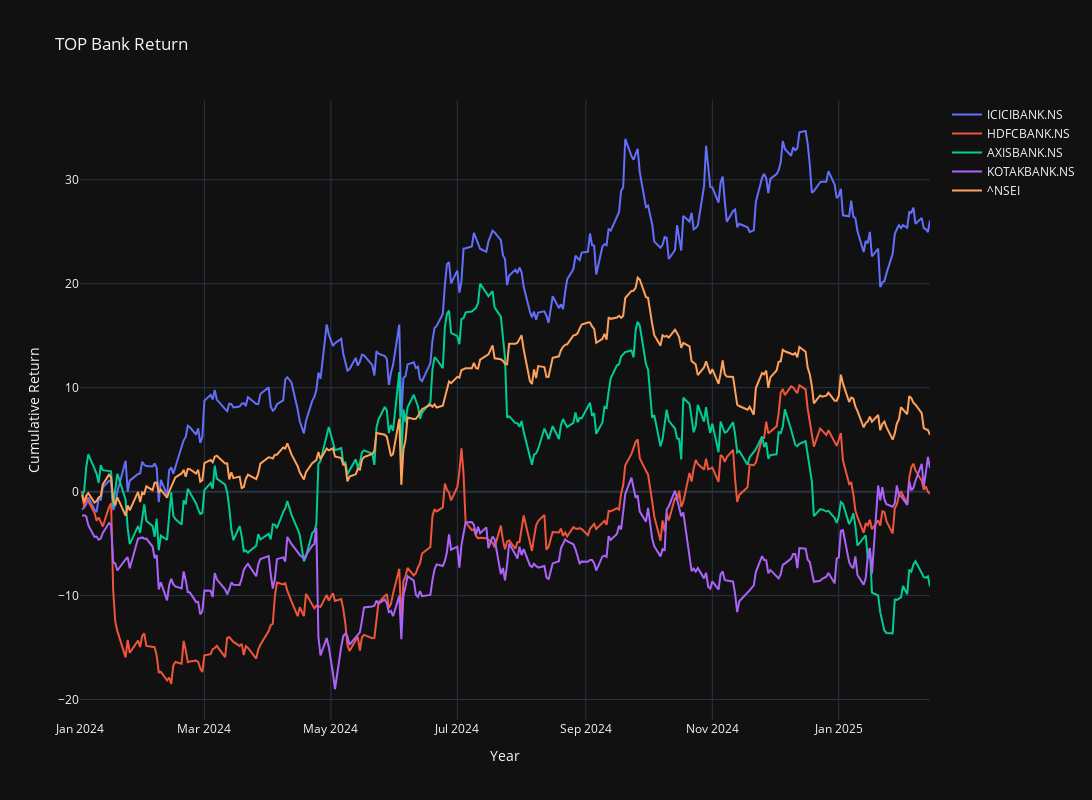

The code cell stored with this chart in its notebook:
### Code cell
# Create a line chart
fig = go.Figure()

# Add multiple lines (traces) to the figure
for key in dict_stock:
    fig.add_trace(go.Scatter(
        x=dict_stock[key].index,
        y=dict_stock[key]['cum_rtn'],
        mode='lines',  # Set the mode to 'lines' for a line chart
        name=key# Use the name for each line from the dictionary
    ))

# Customize the layout
fig.update_layout(
    title="TOP Bank Return",
    xaxis_title="Year",
    yaxis_title="Cumulative Return",
    autosize=False,
    width=1100,
    height=800,
    template='plotly_dark'
)

# Show the plot
fig.show()

### Figure 1 — Plotly figure (JSON) as saved in the notebook; plotly's stock layout.template omitted (floating-point values rounded to 4 significant figures; data arrays with more than 128 entries replaced by an {"elided": "..."} marker saying what was removed)
{"data": [{"mode": "lines", "name": "ICICIBANK.NS", "type": "scatter", "x": {"elided": "280 str values"}, "y": {"elided": "280 float values"}}, {"mode": "lines", "name": "HDFCBANK.NS", "type": "scatter", "x": {"elided": "279 str values"}, "y": {"elided": "279 float values"}}, {"mode": "lines", "name": "AXISBANK.NS", "type": "scatter", "x": {"elided": "280 str values"}, "y": {"elided": "280 float values"}}, {"mode": "lines", "name": "KOTAKBANK.NS", "type": "scatter", "x": {"elided": "279 str values"}, "y": {"elided": "279 float values"}}, {"mode": "lines", "name": "^NSEI", "type": "scatter", "x": {"elided": "279 str values"}, "y": {"elided": "279 float values"}}], "layout": {"autosize": false, "height": 800, "title": {"text": "TOP Bank Return"}, "width": 1100, "xaxis": {"autorange": true, "range": ["2024-01-01", "2025-02-14"], "title": {"text": "Year"}, "type": "date"}, "yaxis": {"autorange": true, "range": [-21.97, 37.67], "title": {"text": "Cumulative Return"}, "type": "linear"}}}
